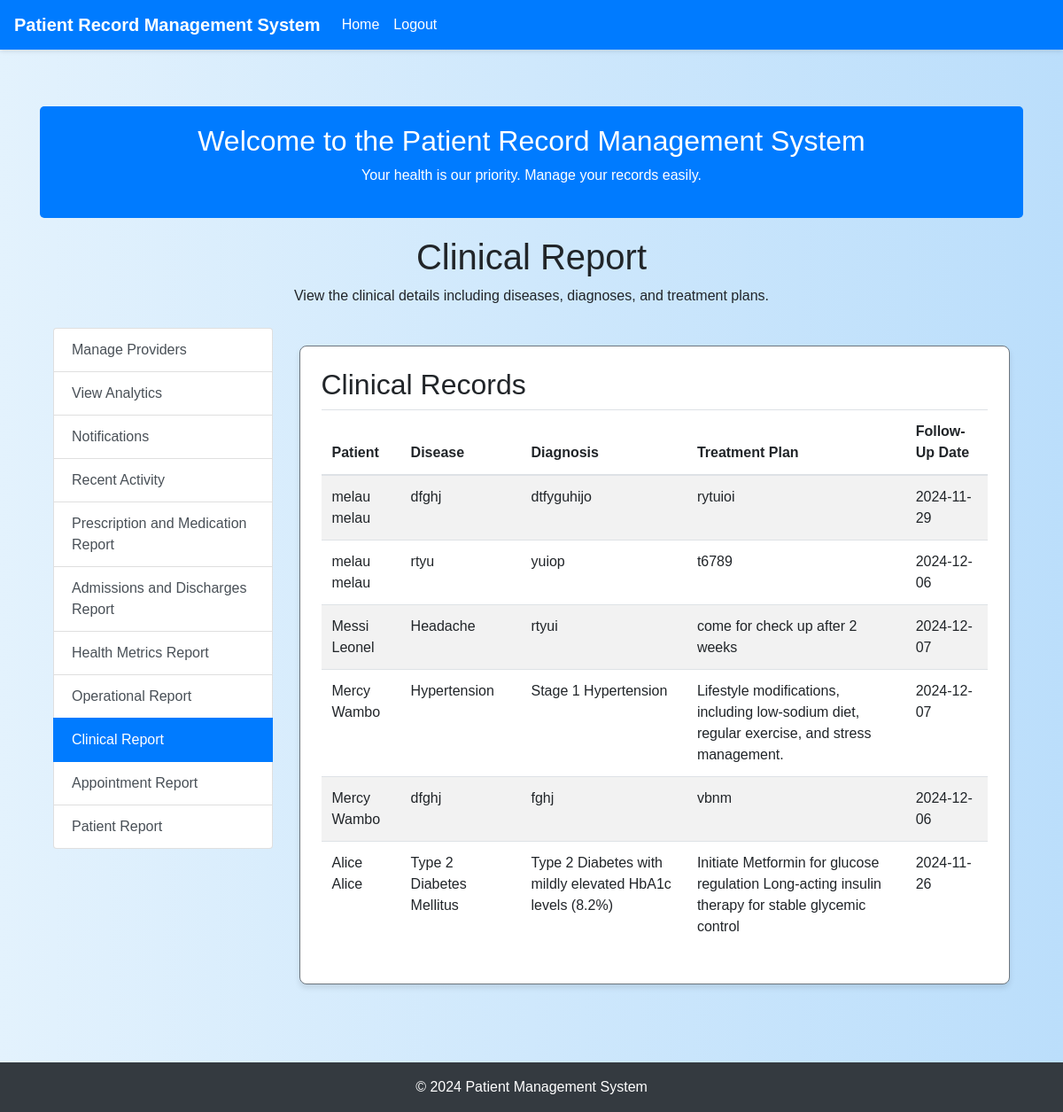
Screenshot of /clinical_report (signed in) with the database file from the repository.
### app/models.py (models this page shows, shortened)
class PatientRecord(db.Model):
    id = db.Column(db.Integer, primary_key=True)
    patient_id = db.Column(db.Integer, db.ForeignKey('patient.id'), nullable=False)
    user_id = db.Column(db.Integer, db.ForeignKey('user.id'), nullable=True)
    doctor_id = db.Column(db.Integer, db.ForeignKey('user.id'), nullable=False)
    disease = db.Column(db.String(100))
    diagnosis = db.Column(db.Text, nullable=True)
    prescribed_medicine = db.Column(db.String(255))
    notes = db.Column(db.Text)
    follow_up_date = db.Column(db.Date)
    record_date = db.Column(db.DateTime, default=datetime.utcnow)
    details = db.Column(db.Text, nullable=False)
    treatment = db.Column(db.Text)
    treatment_plan = db.Column(db.Text)
    patient = db.relationship('Patient', backref='records', lazy=True)

class Patient(db.Model):
    id = db.Column(db.Integer, primary_key=True)
    user_id = db.Column(db.Integer, db.ForeignKey('user.id'), unique=True, nullable=False)
    first_name = db.Column(db.String(100), nullable=False)
    last_name = db.Column(db.String(100), nullable=False)
    dob = db.Column(db.Date, nullable=False)
    phone_number = db.Column(db.String(15), nullable=True)
    address = db.Column(db.String(255), nullable=True)
    is_admitted = db.Column(db.Boolean, default=False)
    room_id = db.Column(db.Integer, db.ForeignKey('room.id'), nullable=True)
    bed_id = db.Column(db.Integer, db.ForeignKey('bed.id'), nullable=True)
    room = db.relationship('Room', backref='patients', lazy=True)
    bed = db.relationship('Bed', backref='patients', lazy=True)

### app/route.py (the view)
@main_bp.route('/clinical_report')
@login_required
def clinical_report():
    records = PatientRecord.query.all()  # Fetch all clinical records
    return render_template('clinical_report.html', records=records)

### app/templates/clinical_report.html
{% extends "layout.html" %}
{% block content %}
    <div class="container-fluid">
        <div class="dashboard-header text-center mb-4">
            <h1>Clinical Report</h1>
            <p>View the clinical details including diseases, diagnoses, and treatment plans.</p>
        </div>
        <div class="row">
            <nav class="col-md-3">
                <div class="list-group">
                    <a href="{{ url_for('main.user_management') }}" class="list-group-item list-group-item-action">Manage Providers</a>
                    <a href="{{ url_for('main.admin_analytics') }}" class="list-group-item list-group-item-action">View Analytics</a>
                    <a href="{{ url_for('main.notification_center') }}" class="list-group-item list-group-item-action">Notifications</a>
                    <a href="{{ url_for('main.system_logs') }}" class="list-group-item list-group-item-action">Recent Activity</a>
                    <a href="{{ url_for('main.prescription_report') }}" class="list-group-item list-group-item-action">Prescription and Medication Report</a>
                    <a href="{{ url_for('main.admissions_report') }}" class="list-group-item list-group-item-action">Admissions and Discharges Report</a>
                    <a href="{{ url_for('main.health_metrics_report') }}" class="list-group-item list-group-item-action">Health Metrics Report</a>
                    <a href="{{ url_for('main.operational_report') }}" class="list-group-item list-group-item-action">Operational Report</a>
                    <a href="{{ url_for('main.clinical_report') }}" class="list-group-item list-group-item-action active">Clinical Report</a>
                    <a href="{{ url_for('main.appointment_report') }}" class="list-group-item list-group-item-action">Appointment Report</a>
                    <a href="{{ url_for('main.patient_report') }}" class="list-group-item list-group-item-action">Patient Report</a>
                </div>
            </nav>
            <main class="col-md-9">
                <div class="card mb-4">
                    <div class="card-body">
                        <h2>Clinical Records</h2>
                        <table class="table table-striped">
                            <thead>
                                <tr>
                                    <th>Patient</th>
                                    <th>Disease</th>
                                    <th>Diagnosis</th>
                                    <th>Treatment Plan</th>
                                    <th>Follow-Up Date</th>
                                </tr>
                            </thead>
                            <tbody>
                                {% for record in records %}
                                    <tr>
                                        <td>{{ record.patient.first_name }} {{ record.patient.last_name }}</td>
                                        <td>{{ record.disease }}</td>
                                        <td>{{ record.diagnosis }}</td>
                                        <td>{{ record.treatment_plan }}</td>
                                        <td>{{ record.follow_up_date }}</td>
                                    </tr>
                                {% else %}
                                    <tr>
                                        <td colspan="5" class="text-center">No clinical records available.</td>
                                    </tr>
                                {% endfor %}
                            </tbody>
                        </table>
                    </div>
                </div>
            </main>
        </div>
    </div>
{% endblock %}

### app/static/css/style.css (style rules this page uses)
:root { --primary-color: #007bff; --secondary-color: #6c757d; --success-color: #28a745; --info-color: #17a2b8; --warning-color: #ffc107; --danger-color: #dc3545; --background-color: #f8f9fa; --footer-background: #343a40; }
body { background-color: var(--background-color); font-family: Arial, sans-serif; margin: 0; padding: 0; }
.card { border-radius: 0.5rem; border: 1px solid var(--secondary-color); box-shadow: 0 4px 6px rgba(0, 0, 0, 0.1); }
.card-body { padding: 1.5rem; }

### app/templates/layout.html (style rules this page uses)
body { display: flex; flex-direction: column; min-height: 100vh; background: linear-gradient(to right, #e3f2fd, #bbdefb); }
main { flex: 1; padding: 20px; }

### rows the page displays
PatientRecord: patient.first_name "melau", patient.last_name "melau", disease "dfghj", diagnosis "dtfyguhijo", treatment_plan "rytuioi", follow_up_date "2024-11-29"
PatientRecord: patient.first_name "melau", patient.last_name "melau", disease "rtyu", diagnosis "yuiop", treatment_plan "t6789", follow_up_date "2024-12-06"
PatientRecord: patient.first_name "Messi", patient.last_name "Leonel", disease "Headache", diagnosis "rtyui", treatment_plan "come for check up after 2 weeks", follow_up_date "2024-12-07"
PatientRecord: patient.first_name "Mercy", patient.last_name "Wambo", disease "Hypertension", diagnosis "Stage 1 Hypertension", treatment_plan "Lifestyle modifications, including low-sodium diet, regular exercise, and stress management.", follow_up_date "2024-12-07"
PatientRecord: patient.first_name "Mercy", patient.last_name "Wambo", disease "dfghj", diagnosis "fghj", treatment_plan "vbnm", follow_up_date "2024-12-06"
PatientRecord: patient.first_name "Alice", patient.last_name "Alice", disease "Type 2 Diabetes Mellitus", diagnosis "Type 2 Diabetes with mildly elevated HbA1c levels (8.2%)", treatment_plan "Initiate Metformin for glucose regulation Long-acting insulin therapy for stable glycemic control", follow_up_date "2024-11-26"
